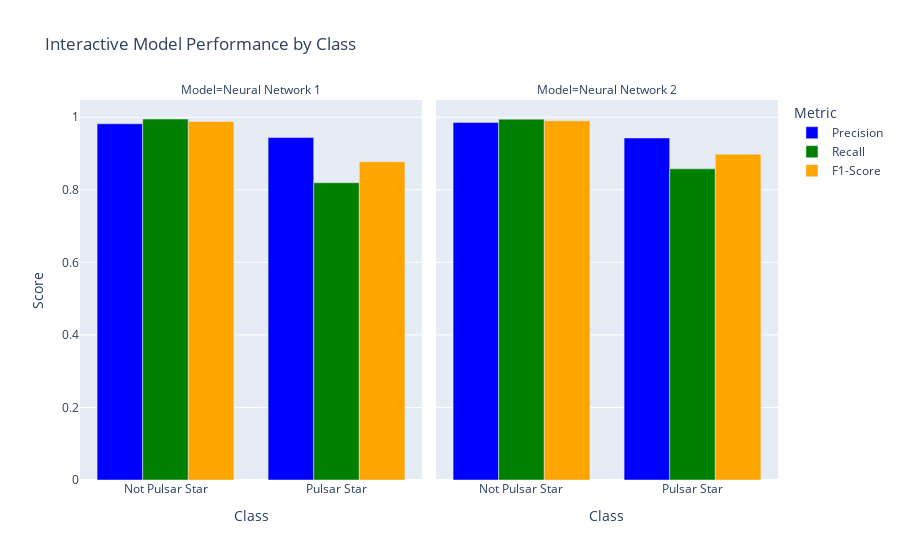

Write notebook code for a chart like this one.
### Code cell
import plotly.express as px
from sklearn.metrics import classification_report
mlp1.fit(X_train, y_train)
y_preds_1 = mlp1.predict(X_test)

mlp2.fit(X_train, y_train)
y_preds_2 = mlp2.predict(X_test)

y_preds = [y_preds_1, y_preds_2]
names = ['Neural Network 1', 'Neural Network 2']
classes = ["Not Pulsar Star", "Pulsar Star"]

df = pd.DataFrame()
for i in range(len(names)):
    report = classification_report(
        y_test,
        y_preds[i],
        target_names=classes,
        output_dict=True
    )

    # Extract metrics for each class
    precision = [report[class_name]['precision'] for class_name in classes]
    recall = [report[class_name]['recall'] for class_name in classes]
    f1_score = [report[class_name]['f1-score'] for class_name in classes]
    # Create a DataFrame for each model and metric
    model_df = pd.DataFrame({
        'Class': classes * 3,
        'Metric': ['Precision'] * len(classes) + ['Recall'] * len(classes) + ['F1-Score'] * len(classes),
        'Score': precision + recall + f1_score,
        'Model': [names[i]] * (3 * len(classes))
    })

    # Concatenate the DataFrames
    df = pd.concat([df, model_df], ignore_index=True)

# Create an interactive bar chart
fig = px.bar(df, x='Class', y='Score', color='Metric', facet_col='Model',
             color_discrete_map={'Precision': 'blue', 'Recall': 'green', 'F1-Score': 'orange'},
             labels={'Score': 'Score', 'variable': 'Metric', 'x': 'Class'},
             title='Interactive Model Performance by Class',
             barmode='group')

# Update layout to improve readability
fig.update_layout(yaxis_title='Score', xaxis_title='Class')

### Figure 1 — Plotly figure (JSON) as saved in the notebook; plotly's stock layout.template omitted (floating-point values rounded to 4 significant figures)
{"data": [{"alignmentgroup": "True", "hovertemplate": "Metric=Precision<br>Model=Neural Network 1<br>Class=%{x}<br>Score=%{y}<extra></extra>", "legendgroup": "Precision", "marker": {"color": "blue", "pattern": {"shape": ""}}, "name": "Precision", "offsetgroup": "Precision", "orientation": "v", "showlegend": true, "textposition": "auto", "type": "bar", "x": ["Not Pulsar Star", "Pulsar Star"], "xaxis": "x", "y": [0.982, 0.944], "yaxis": "y"}, {"alignmentgroup": "True", "hovertemplate": "Metric=Precision<br>Model=Neural Network 2<br>Class=%{x}<br>Score=%{y}<extra></extra>", "legendgroup": "Precision", "marker": {"color": "blue", "pattern": {"shape": ""}}, "name": "Precision", "offsetgroup": "Precision", "orientation": "v", "showlegend": false, "textposition": "auto", "type": "bar", "x": ["Not Pulsar Star", "Pulsar Star"], "xaxis": "x2", "y": [0.9857, 0.9427], "yaxis": "y2"}, {"alignmentgroup": "True", "hovertemplate": "Metric=Recall<br>Model=Neural Network 1<br>Class=%{x}<br>Score=%{y}<extra></extra>", "legendgroup": "Recall", "marker": {"color": "green", "pattern": {"shape": ""}}, "name": "Recall", "offsetgroup": "Recall", "orientation": "v", "showlegend": true, "textposition": "auto", "type": "bar", "x": ["Not Pulsar Star", "Pulsar Star"], "xaxis": "x", "y": [0.9951, 0.8194], "yaxis": "y"}, {"alignmentgroup": "True", "hovertemplate": "Metric=Recall<br>Model=Neural Network 2<br>Class=%{x}<br>Score=%{y}<extra></extra>", "legendgroup": "Recall", "marker": {"color": "green", "pattern": {"shape": ""}}, "name": "Recall", "offsetgroup": "Recall", "orientation": "v", "showlegend": false, "textposition": "auto", "type": "bar", "x": ["Not Pulsar Star", "Pulsar Star"], "xaxis": "x2", "y": [0.9947, 0.8576], "yaxis": "y2"}, {"alignmentgroup": "True", "hovertemplate": "Metric=F1-Score<br>Model=Neural Network 1<br>Class=%{x}<br>Score=%{y}<extra></extra>", "legendgroup": "F1-Score", "marker": {"color": "orange", "pattern": {"shape": ""}}, "name": "F1-Score", "offsetgroup": "F1-Score", "orientation": "v", "showlegend": true, "textposition": "auto", "type": "bar", "x": ["Not Pulsar Star", "Pulsar Star"], "xaxis": "x", "y": [0.9885, 0.8773], "yaxis": "y"}, {"alignmentgroup": "True", "hovertemplate": "Metric=F1-Score<br>Model=Neural Network 2<br>Class=%{x}<br>Score=%{y}<extra></extra>", "legendgroup": "F1-Score", "marker": {"color": "orange", "pattern": {"shape": ""}}, "name": "F1-Score", "offsetgroup": "F1-Score", "orientation": "v", "showlegend": false, "textposition": "auto", "type": "bar", "x": ["Not Pulsar Star", "Pulsar Star"], "xaxis": "x2", "y": [0.9902, 0.8982], "yaxis": "y2"}], "layout": {"annotations": [{"font": {}, "showarrow": false, "text": "Model=Neural Network 1", "x": 0.245, "xanchor": "center", "xref": "paper", "y": 1, "yanchor": "bottom", "yref": "paper"}, {"font": {}, "showarrow": false, "text": "Model=Neural Network 2", "x": 0.755, "xanchor": "center", "xref": "paper", "y": 1, "yanchor": "bottom", "yref": "paper"}], "autosize": true, "barmode": "group", "legend": {"title": {"text": "Metric"}, "tracegroupgap": 0}, "title": {"text": "Interactive Model Performance by Class"}, "xaxis": {"anchor": "y", "autorange": true, "domain": [0, 0.49], "range": [-0.5, 1.5], "title": {"text": "Class"}, "type": "category"}, "xaxis2": {"anchor": "y2", "autorange": true, "domain": [0.51, 1], "matches": "x", "range": [-0.5, 1.5], "title": {"text": "Class"}, "type": "category"}, "yaxis": {"anchor": "x", "autorange": true, "domain": [0, 1], "range": [0, 1.047], "title": {"text": "Score"}, "type": "linear"}, "yaxis2": {"anchor": "x2", "autorange": true, "domain": [0, 1], "matches": "y", "range": [0, 1.047], "showticklabels": false, "type": "linear"}}}
